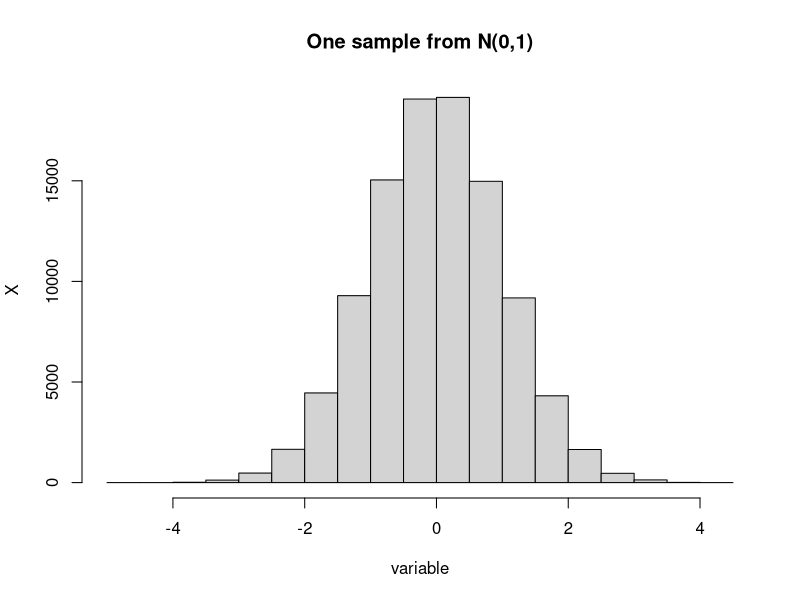

Source code (R):
#Green text with a hashtag is a comment. The computer will ignore this text. It is there for human readability.

#### Setup ####

#Parameters of random sampling
NumberOfSamples=100000
PopulationMean=0
PopulationVariance=1

#### Grab data ####

#sample from normal distribution using above parameters
Data=rnorm(NumberOfSamples, PopulationMean, PopulationVariance)

#### Visualize ####

#Create axes and titles for plot
XLabel='variable'
YLabel='X'
#Advanced: Using paste to create complex strings. Numbers, such as PopulationMean, will be converted to strings beside the rest of the text.
Title<-paste('One sample from N(',PopulationMean,',', PopulationVariance,')', sep='')

#plot data
hist(Data, main=Title,xlab=XLabel, ylab=YLabel)
